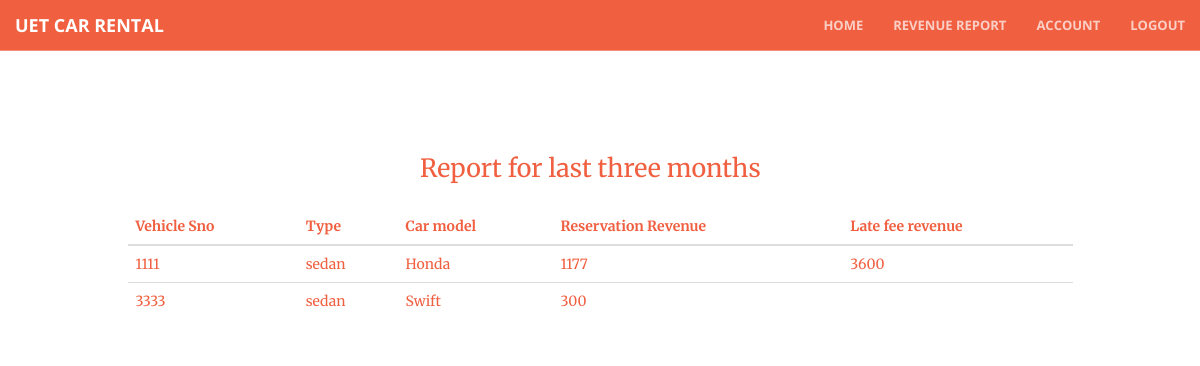
The app's page /revenuereport.php (signed in) with its own data.
### tables this page shows
CREATE TABLE IF NOT EXISTS `car` (
  `serial_no` int(15) NOT NULL,
  `model` varchar(50) DEFAULT NULL,
  `auc_cab` tinyint(1) DEFAULT NULL,
  `bluetooth` tinyint(1) DEFAULT NULL,
  `color` varchar(50) DEFAULT NULL,
  `car_type` varchar(50) DEFAULT NULL,
  `hour_rate` float DEFAULT NULL,
  `daily_rate` float DEFAULT NULL,
  `capacity` int(2) DEFAULT NULL,
  `transmission` varchar(20) DEFAULT NULL,
  `loc_name` varchar(50) DEFAULT NULL,
  PRIMARY KEY (`serial_no`),
  KEY `loc_name` (`loc_name`)
);

### revenuereport.php (the view, shortened to what this page needs)
<!DOCTYPE html>
<html lang="en">
<head>
    <link rel="stylesheet" href="css/bootstrap.min.css" type="text/css">
    <link rel="stylesheet" href="font-awesome/css/font-awesome.min.css" type="text/css">
    <link rel="stylesheet" href="css/animate.min.css" type="text/css">
    <link rel="stylesheet" href="css/creative.css" type="text/css">
    <link rel="stylesheet" href="css/plans.css" type="text/css">
</head>
<body id="page-top" >
    <div class="container" style="margin-top:5%;">
      <nav id="mainNav" class="navbar navbar-default navbar-fixed-top" style="background-color:#f05f40">
          <div class="container-fluid">
              <div class="navbar-header">
                  <a class="navbar-brand page-scroll" href="#page-top">UET Car Rental</a>
              </div>
              <div class="collapse navbar-collapse" id="bs-example-navbar-collapse-1">
                <ul class="nav navbar-nav navbar-right">
                    <li>
                        <a  href="adminhome.php">Home</a>
                    </li>
                    <li>
                        <a  href="#">Revenue Report</a>
                    </li>
                    <li>
                        <a  href="adminchangepass.php">Account</a>
                    </li>
                    <li>
                        <a  href="logout.php">logout</a>
                    </li>
                  </ul>
              </div>
          </div>
      </nav>
    <div class="row" >
  <div class="col-xs-4 center-block" style="float:none;margin-top:50px">
      <p style="font-size:25px;color:#f05f40">Report for last three months</p>
    </div>
  </div>
  <div class="row">
    <div class="col-xs-10 center-block" style="float:none">
        <table style="color:#f05f40" class="table table-hover">
   <thead>
     <tr>
           <th>Vehicle Sno</th>
           <th>Type</th>
           <th>Car model</th>
           <th>Reservation Revenue</th>
           <th>Late fee revenue</th>
         </tr>
       </thead>
       <tbody>
         <?php
         require 'deets.php';
         $conn = mysqli_connect($servername, $username, '');
         mysqli_select_db($conn,$dbname);
         $sql = "SELECT serial_no, car_type, model, SUM(amount) AS Reservation_Revenue, SUM(late_fee) as sum_late_fee FROM car JOIN reservation_log on car_serial_no=serial_no WHERE 0 <= DATEDIFF( CURRENT_DATE, return_date_time ) /30 <=3 AND return_date_time < CURRENT_DATE GROUP BY serial_no;";
         if($result = mysqli_query($conn, $sql)){
           if(mysqli_num_rows($result)>0){
               while($row = mysqli_fetch_assoc($result))
                 {
                     echo "<tr>
                           <td>{$row["serial_no"]}</td>
                           <td>{$row["car_type"]}</td>
                           <td>{$row["model"]}</td>
                           <td>{$row["Reservation_Revenue"]}</td>
                           <td>{$row["sum_late_fee"]}</td>
                         </tr>";
                }
             }
           }else{
             echo "Error";
           }
         ?>
       </tbody>
     </table>
    </div>
  </div>
    </div>
</body>
</html>

### css/creative.css (style rules this page uses)
html, body { width: 100%; height: 100%; }
body { font-family: Merriweather,'Helvetica Neue',Arial,sans-serif; }
a { color: #f05f40; -webkit-transition: all .35s; -moz-transition: all .35s; transition: all .35s; }
p { margin-bottom: 20px; font-size: 16px; line-height: 1.5; }
.navbar-default { border-color: rgba(34,34,34,.05); font-family: 'Open Sans','Helvetica Neue',Arial,sans-serif; background-color: #fff; -webkit-transition: all .35s; -moz-transition: all .35s; transition: all .35s; }
.navbar-default .navbar-header .navbar-brand { text-transform: uppercase; font-family: 'Open Sans','Helvetica Neue',Arial,sans-serif; font-weight: 700; color: #f05f40; }
.navbar-default .nav > li>a, .navbar-default .nav>li>a:focus { text-transform: uppercase; font-size: 13px; font-weight: 700; color: #222; }
@media (min-width:768px) { .navbar-default { border-color: rgba(255,255,255,.3); background-color: transparent; } }
@media (min-width:768px) { .navbar-default .navbar-header .navbar-brand { color: rgba(255,255,255,.7); } }
@media (min-width:768px) { .navbar-default .nav > li>a, .navbar-default .nav>li>a:focus { color: rgba(255,255,255,.7); } }
body { webkit-tap-highlight-color: #222; }

### css/plans.css (style rules this page uses)
body { padding-top: 40px; padding-bottom: 40px; }

### records on screen
car: serial_no "1111", car_type "sedan", model "Honda", Reservation_Revenue "1177", sum_late_fee "3600"
car: serial_no "3333", car_type "sedan", model "Swift", Reservation_Revenue "300"
